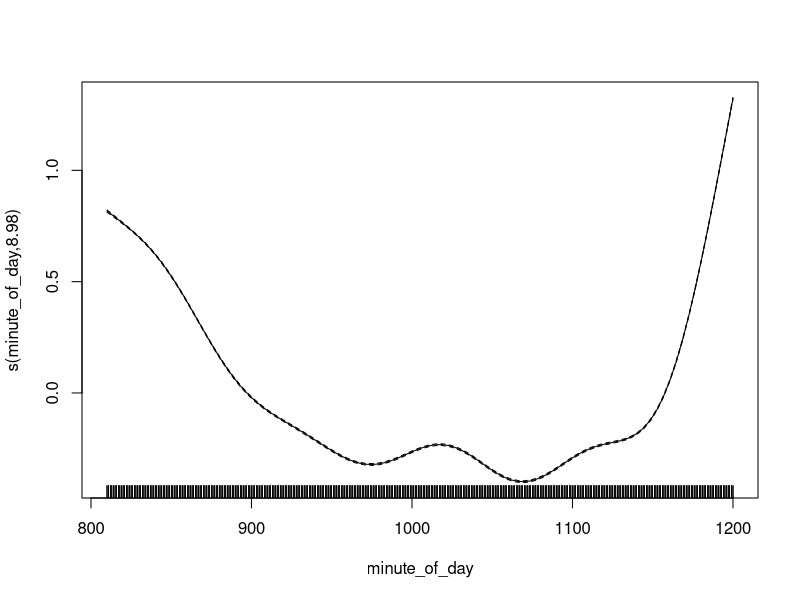

Here is the R script that generated this plot:
library(dplyr)

# Model 1: Homogeneous Poissson Model
df<- read.csv("1 Month SPY Clean.csv")
df1 <- df %>%
  filter(!is.na(transactions))

# Simple estimate:
lambda_hat <- mean(df1$transactions)

# As Poisson GLM with intercept only:
mod1 <- glm(transactions ~ 1,
            family = poisson(link = "log"),
            data = df1)
summary(mod1)
exp(coef(mod1)[1])  # estimated lambda


# Model 2: Inhomogeneous Poisson Model

library(lubridate)
library(mgcv)

df2 <- df1 %>%
  mutate(
    datetime = ymd_hms(datetime_et),
    minute_of_day = hour(datetime) * 60 + minute(datetime)
  )

mod2_gam <- gam(transactions ~ s(minute_of_day),
                family = poisson(link = "log"),
                data = df2)
summary(mod2_gam)
plot(mod2_gam)   # shows trade intensity vs time of day

# Model 3: Hawkes Type Model

df2.5 <- df %>%
  filter(!is.na(transactions)) %>%
  mutate(
    datetime      = ymd_hms(datetime_et),
    minute_of_day = hour(datetime) * 60 + minute(datetime)
  )

df3 <- df2 %>%
  arrange(datetime) %>%
  mutate(
    lag1 = dplyr::lag(transactions, 1),
    lag2 = dplyr::lag(transactions, 2)
  ) %>%
  filter(!is.na(lag1), !is.na(lag2))

# Model 3: Poisson autoregression with time-of-day (linear)
mod3 <- glm(
  transactions ~ minute_of_day + lag1 + lag2,
  family = poisson(link = "log"),
  data   = df3
)

summary(mod3)
